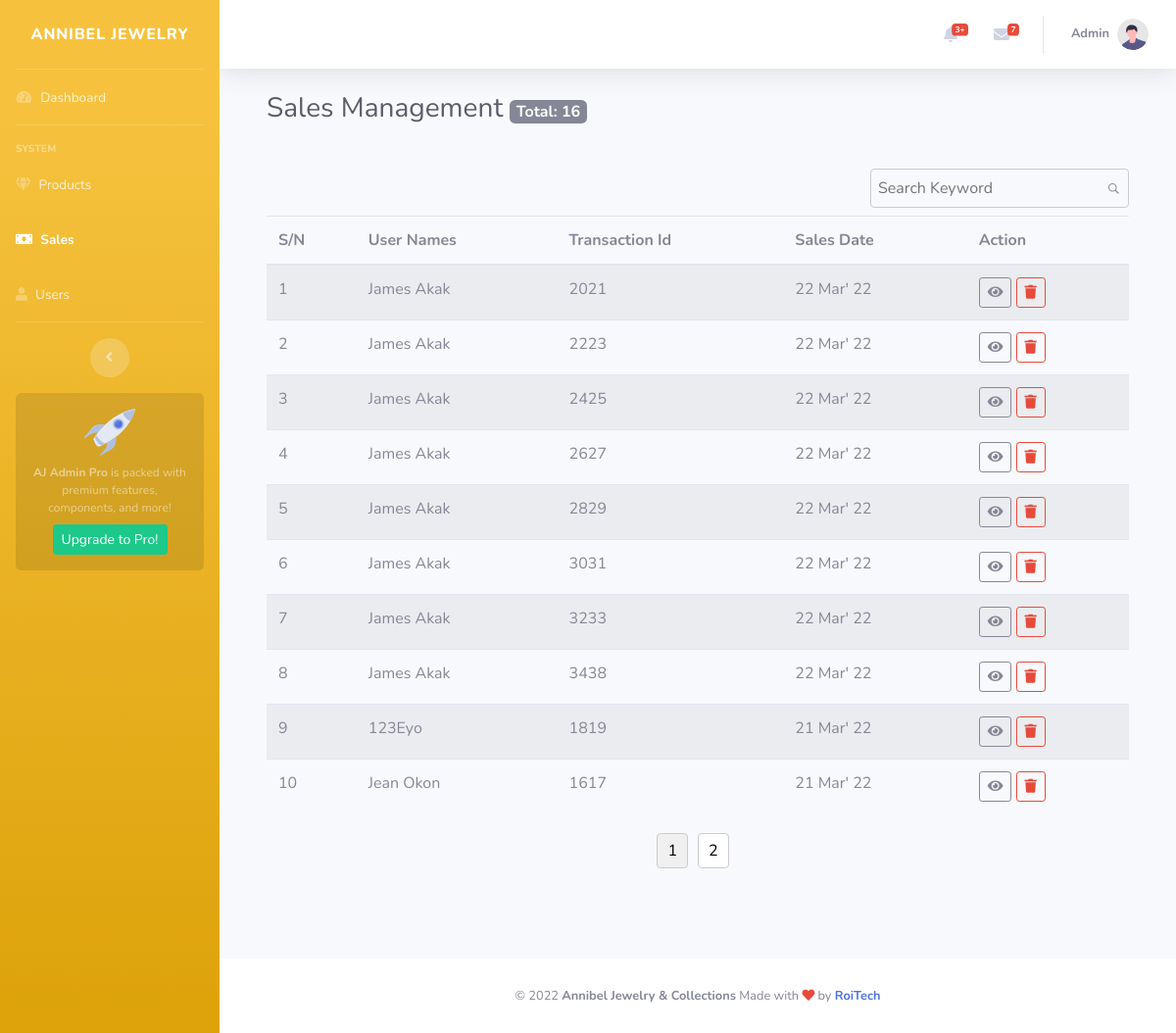
The app's page /Admin/document_view/sales.php with its own data.
### tables this page shows
CREATE TABLE `sales` (
  `id` int(11) NOT NULL,
  `user_id` int(11) NOT NULL,
  `amount` int(11) NOT NULL,
  `transaction_id` text NOT NULL,
  `sales_date` date NOT NULL DEFAULT current_timestamp(),
  `status` int(11) NOT NULL
);

CREATE TABLE `users` (
  `id` int(11) NOT NULL,
  `email` text NOT NULL,
  `password` text NOT NULL,
  `type` int(11) NOT NULL,
  `fullname` varchar(200) NOT NULL,
  `address` text NOT NULL,
  `town_city` text NOT NULL,
  `country` text NOT NULL,
  `zipcode` varchar(10) NOT NULL,
  `contact_info` text NOT NULL,
  `ordernote` text NOT NULL,
  `created_on` text NOT NULL DEFAULT current_timestamp(),
  `activate_code` text NOT NULL,
  `status` int(11) NOT NULL
);

### Admin/system/custom_model/sharedComponents.php (called while the page is built, shortened)
<?php
class SharedComponents
{
	function connection(){return new Database();}
	function protect($routeValue)
	{
		$data = $routeValue."";
		$ciphering = "AES-128-CTR";
		$options = 0;
		$encryption_iv = '1234567891011121';
		$encryption_key = "eyo123";
		$encryption = openssl_encrypt($data, $ciphering,
		$encryption_key, $options, $encryption_iv);
		return $encryption;
	}
	function unprotect($encryptedValue)
	{
		$ciphering = "AES-128-CTR";
		$options = 0;
		$decryption_iv = '1234567891011121';
		$decryption_key = "eyo123";
		$decryption = openssl_decrypt ($encryptedValue, $ciphering,
		$decryption_key, $options, $decryption_iv);
		return $decryption;
	}
	function getItemCount($tableName)
	{
		$db_handle = $this->connection()->open();
		try
		{
			$stm = $db_handle->prepare("SELECT * FROM $tableName");
			$stm->execute();
			$count = $stm->rowCount();
			return $count;
		}
		catch(PDOException $ex)
		{
			return $ex;
		}
		finally
		{
			$this->connection()->close();
		}
	}
}
?>

### system/models/userAccountModel.php (called while the page is built, shortened)
<?php
class Users
{
	function connection(){return new Database();}
	function SharedComponents(){return new SharedComponents();}
	function users()
	{
        $UserData =  new stdClass();
		$UserData->EncryptedId = "";
        $UserData->Email = "";
        $UserData->Password = "";
        $UserData->Fullname = "";
        $UserData->Address = "";
        $UserData->Town_City = "";
        $UserData->Country = "";
        $UserData->ZipCode = "";
		$UserData->Contact_Info = "";
		$UserData->OrderNote = "";
        return $UserData;
    }
	function getUserById($idds)
    {
        $db_handle = $this->connection()->open();
        try
		{
            $astmt = $db_handle->prepare("SELECT * FROM users WHERE id=:id");
            $astmt->execute(['id' => $this->SharedComponents()->unprotect($idds)]);
            $item = $astmt->fetch();
            if(!empty($item))
            {
                $users = new $UserData;
                $users->EncryptedId = $this->SharedComponents()->protect($item["id"]);
                $users->Email = $item["email"];
                $users->Password = $item["password"];
                $users->Fullname = $item["fullname"];
                $users->Address = $item["address"];
                $users->Town_City = $item["town_city"];
                $users->Country = $item["country"];
                $users->ZipCode = $item["zipcode"];
                $users->Contact_Info = $item["contact_info"];
                $users->OrderNote = $item["ordernote"];
                return $users;
            }
        }
		catch(PDOException $ex)
		{
			return $ex;
		}
		finally
		{
			$this->connection()->close();
		}
    }
}
?>

### Admin/document_view/sales.php (the view, shortened to what this page needs)
<?php
    include '../includes/header.php';
    require_once '../system/custom_model/sharedComponents.php';
    require_once '../../system/models/userAccountModel.php';
    $database_username = 'root';
	$database_password = '';
	$pdo_conn = new PDO( 'mysql:host=localhost;dbname=eyocommerce', $database_username, $database_password );
?>
<body id="page-top">
<?php
	$search_keyword = '';
	$sql = 'SELECT * FROM sales WHERE sales_date LIKE :keyword OR transaction_id LIKE :keyword ORDER BY id DESC ';
	$per_page_html = '';
	$page = 1;
	$start=0;
	$limit=" limit " . $start . "," . ROW_PER_PAGE;
	$pagination_statement = $pdo_conn->prepare($sql);
	$pagination_statement->bindValue(':keyword', '%' . $search_keyword . '%', PDO::PARAM_STR);
	$pagination_statement->execute();
	$row_count = $pagination_statement->rowCount();
	if(!empty($row_count)){
		$per_page_html .= "<div style='text-align:center;margin:20px 0px;'>";
		$page_count=ceil($row_count/ROW_PER_PAGE);
		if($page_count>1) {
			for($i=1;$i<=$page_count;$i++){
				if($i==$page){
					$per_page_html .= '<input type="submit" name="page" value="' . $i . '" class="btn-page current" />';
				} else {
					$per_page_html .= '<input type="submit" name="page" value="' . $i . '" class="btn-page" />';
				}
			}
		}
		$per_page_html .= "</div>";
	}
	$query = $sql.$limit;
	$pdo_statement = $pdo_conn->prepare($query);
	$pdo_statement->bindValue(':keyword', '%' . $search_keyword . '%', PDO::PARAM_STR);
	$pdo_statement->execute();
	$result = $pdo_statement->fetchAll();
?>
    <div id="wrapper">
        <?php include '../includes//sidebar.php'; ?>
        <div id="content-wrapper" class="d-flex flex-column">
            <div id="content">
                <?php include '../includes//navbar.php'; ?>
                <div class="container-fluid">
                    <div class="container pb-5 mb-4">
                       <div class="d-sm-flex align-items-center justify-content-between mb-4">
                        <h1 class="h3 mb-0 text-gray-800">Sales Management
                            <small class="badge badge-secondary" style="font-size: 1rem;"> Total:
                            <?php
                                $sharedmodel = new SharedComponents();
                                echo $sharedmodel->getItemCount("sales");
                            ?>
                        </small>
                        </h1>
                    </div>
                        <div class="table-striped table-responsive">
                        <form name='frmSearch' action='' method='post'>
                        <div style='text-align:right;margin:20px 0px;'>
                            <input class="mb-2" placeholder="Search Keyword" type='text' name='search[keyword]' value="<?php echo $search_keyword; ?>" id='keyword' maxlength='35'/>
                        </div>
                        <?php
                            if(!empty($result))
                            {
                        ?>
                        <table class="table">
                            <thead>
                                <tr>
                                <th scope="col">S/N</th>
                                <th scope="col">User Names</th>
                                <th scope="col">Transaction Id</th>
                                <th scope="col">Sales Date</th>
                                <th scope="col">Action</th>
                                </tr>
                            </thead>
                            <tbody>
                            <?php
                                    $num = 0;
                                    foreach($result as $row)
                                    {
                                        $salesid = $sharedmodel->protect($row['id']);
                                        $user_id = $row['user_id'];
                                        $transaction_id = $row['transaction_id'];
                                        $sales_date = $row['sales_date'];
                                        $sales_date = new DateTime($sales_date);
                                        $date = $sales_date->format('d')." ".$sales_date->format('M')."' ". $sales_date->format('y');
                                        $userModel = new Users();
                                        $UserData = $userModel->getUserById($sharedmodel->protect($user_id));
                                        $statusername = "Null [No Name]";
                                        if (isset($UserData))
                                        $statusername = $UserData->Fullname;
                                        $num++;
                                ?>
                                <tr>
                                    <td scope="row"><?php echo $num ?></td>
                                    <td>
                                        <a style="text-decoration:none">
                                            <?php echo $statusername ?>
                                        </a>
                                    </td>
                                    <td>
                                        <?php echo $transaction_id ?>
                                    </td>
                                    <td>
                                        <?php echo $date ?>
                                    </td>
                                    <td>
                                        <button class="btn btn-sm btn-outline-secondary" type="button" onclick="main.LoadTeamPopUpForm('sale', '<?php echo $salesid ?>')" title="View Details" data-toggle="modal" data-target=".bd-example-modal-lg">
                                            <i class="fas fa-eye"></i>
                                        </button>
                                        <button class="btn btn-sm btn-outline-danger" type="button" onclick="" title="Delete Sale" onclick="doDeleteSale('<?php echo $salesid ?>')">
                                            <i class="fas fa-trash" ></i>
                                        </button>
                                    </td>
                                </tr>
                                <?php
                                    }
                                ?>
                            </tbody>
                            </table>
                            <?php
                            }
                            ?>
                            <?php echo $per_page_html; ?>
                            </form>
                        </div>
                    </div>
                </div>
            </div>
            <?php include '../includes//footer.php'; ?>
        </div>
    </div>
</body>
</html>

### Admin/document_view/sales.php (style rules this page uses)
#keyword { border: #CCC 1px solid; border-radius: 4px; padding: 7px;background:url("demo-search-icon.png") no-repeat center right 7px; color:gray; width:30%; float:right; }
.btn-page { margin-right:10px;padding:5px 10px; border: #CCC 1px solid; background:#FFF; border-radius:4px;cursor:pointer; }
.btn-page.current { background:#F0F0F0; }

### records on screen
sales: user.fullname "James Akak", transaction "2021", sales_date "22 Mar' 22"
sales: user.fullname "James Akak", transaction "2223", sales_date "22 Mar' 22"
sales: user.fullname "James Akak", transaction "2425", sales_date "22 Mar' 22"
sales: user.fullname "James Akak", transaction "2627", sales_date "22 Mar' 22"
sales: user.fullname "James Akak", transaction "2829", sales_date "22 Mar' 22"
sales: user.fullname "James Akak", transaction "3031", sales_date "22 Mar' 22"
sales: user.fullname "James Akak", transaction "3233", sales_date "22 Mar' 22"
sales: user.fullname "James Akak", transaction "3438", sales_date "22 Mar' 22"
sales: user.fullname "123Eyo", transaction "1819", sales_date "21 Mar' 22"
sales: user.fullname "Jean Okon", transaction "1617", sales_date "21 Mar' 22"

### other values on screen
$sharedmodel->getItemCount("sales") "16"
